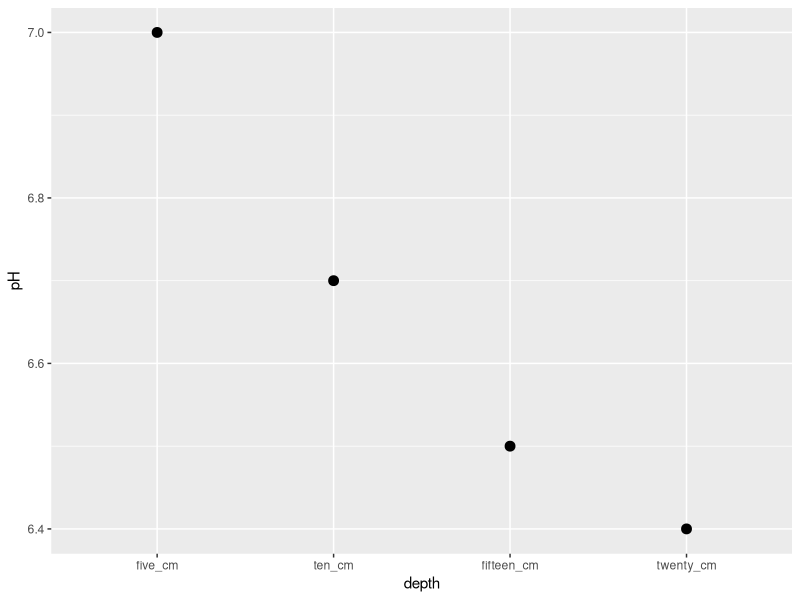
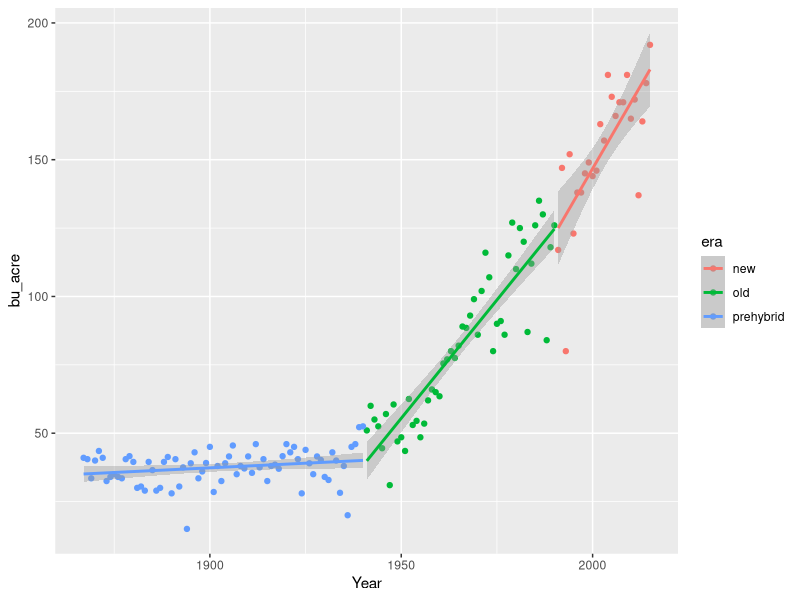
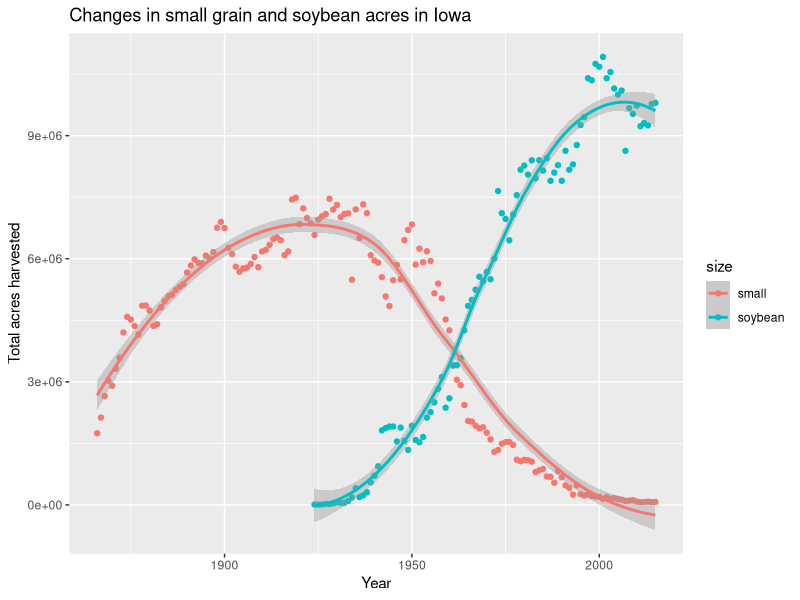

The R source for these figures, in order:
## ---- chunk 1
library(tidyverse)
## ---- chunk 2
df<-data.frame(property=c("pH", "NO3", "clay", "silt", "sand"),
                    five_cm = c(7, 35, 20, 20, 60),
                    ten_cm = c(6.7, 22, 20, 20, 60),
                    fifteen_cm = c(6.5, 20, 20, 20, 60),
                    twenty_cm = c(6.4, 18, 20, 20, 60),
                   stringsAsFactors=FALSE)

soil<-as_tibble(df)
soil
## ---- chunk 3
soil
## ---- chunk 4
soil
## ---- chunk 5
tidy_soil<-gather(soil, five_cm, ten_cm, fifteen_cm, twenty_cm, 
                  key=depth, value=value)
tidy_soil
## ---- chunk 6
filter(tidy_soil, property == "pH")%>%
ggplot(aes(x=factor(depth, levels = c("five_cm", "ten_cm", "fifteen_cm", "twenty_cm")), y=value))+
  geom_point(size=3)+
  labs(x="depth", y="pH")
## ---- chunk 7
crops<-read_csv("data/NASS-Iowa.csv")
## ---- chunk 8
oats<-(crops[crops$Commodity == "OATS", c(2, 16, 17, 20)])  
head(oats)
## ---- chunk 9
crops%>%
  select(Year, State, Commodity, `Data Item`, Value)%>%   
  rename(Data = `Data Item`, bu_acre = Value)%>%         
  filter(Year > 1866, 
         Data == "CORN, GRAIN - YIELD, MEASURED IN BU / ACRE")%>% 
  mutate(era = ifelse ((Year %in% c(1867:1940)), "prehybrid",     
                        ifelse((Year %in% c(1941:1990)), "old",    
                                ifelse ((Year %in% c(1991:2015)), 
                                        "new", "nope"))))%>%
  ggplot(aes(x=Year, y=bu_acre, group=era, color=era))+                    
  geom_point()+
  geom_smooth(method=lm)
## ---- chunk 10
crops%>%
  select(Year, State, Commodity, `Data Item`, Value)%>%
  filter(Commodity %in% c("OATS", "BARLEY", "WHEAT", "RYE", "SOYBEANS") & 
           `Data Item` %in% c("OATS - ACRES HARVESTED",
                              "BARLEY - ACRES HARVESTED",
                              "WHEAT - ACRES HARVESTED",
                              "RYE - ACRES HARVESTED",
                              "SOYBEANS - ACRES HARVESTED"))%>%
  mutate(size = ifelse ((Commodity %in% c("OATS", "BARLEY", "WHEAT", "RYE")),
                        "small","soybean"))%>%
  group_by(size, Year)%>%
  summarise(total=sum(Value))%>%
  ggplot(aes(x=Year, y=total, group=size, color=size))+
  geom_point()+
  geom_smooth()+
  ggtitle("Changes in small grain and soybean acres in Iowa")+
  labs(y="Total acres harvested")
